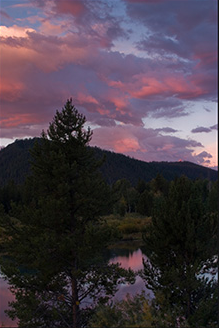
#> input picture Questoes_Segunda_Lista/Questão 4/1.PNG, 219 x 328 px
$ python questao4.py
#> lines starting #> are read from the running program, lines starting #| are printed output that depends on the picture
import numpy as np
import cv2 as cv
import matplotlib.pyplot as plt

def orbComForcaBruta(primeiraImagem,segundaImagem, qtdCorrespondencia):
#> called with primeiraImagem = '1.PNG', segundaImagem = '2.PNG', qtdCorrespondencia = 10
    img1 = cv.imread(primeiraImagem,cv.IMREAD_GRAYSCALE)
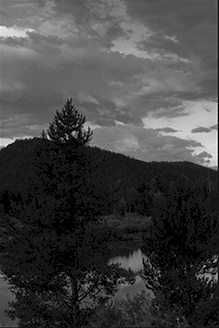
#> img1: shape (328, 219); min 0, max 241, mean 66.5
    img2 = cv.imread(segundaImagem,cv.IMREAD_GRAYSCALE)
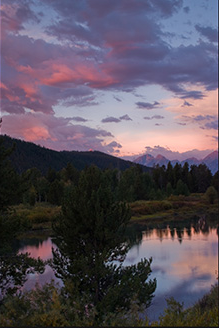
#> input picture Questoes_Segunda_Lista/Questão 4/2.PNG, 219 x 330 px
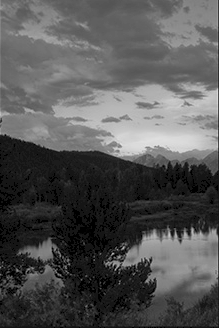
#> img2: shape (330, 219); min 0, max 255, mean 86
    orb = cv.ORB_create()
    kp1, des1 = orb.detectAndCompute(img1,None)
#> kp1 = 354 keypoints; strongest (x, y, size): (73, 132, 31), (48, 138, 31), (72, 132, 37.2), (88, 132, 31)
    kp2, des2 = orb.detectAndCompute(img2,None)
#> kp2 = 398 keypoints; strongest (x, y, size): (118, 264, 31), (114, 266, 31), (109, 264, 31), (148, 260, 31)
    bf = cv.BFMatcher(cv.NORM_HAMMING, crossCheck=True)
    matches = bf.match(des1,des2)
#> matches = 125 matches
    matches = sorted(matches, key = lambda x:x.distance)
    img3 = cv.drawMatches(img1,kp1,img2,kp2,matches[:qtdCorrespondencia],None,flags=cv.DrawMatchesFlags_NOT_DRAW_SINGLE_POINTS)
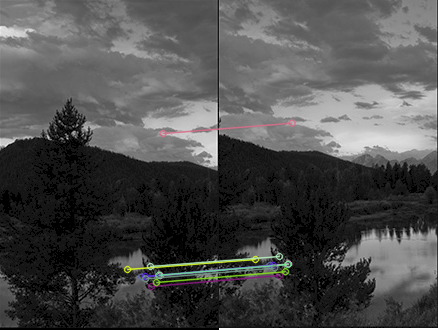
#> img3: shape (330, 438, 3); mean of channels 0, 1, 2 76.8, 77.2, 77.1; drawn as B, G, R
    plt.imshow(img3),plt.show()
    cv.imwrite(primeiraImagem+str(qtdCorrespondencia)+'-correspondencias-'+segundaImagem+'.png',img3)


filenames=['1.PNG', '2.PNG']
orbComForcaBruta(filenames[0], filenames[1], 10)
orbComForcaBruta(filenames[0], filenames[1], 3)
orbComForcaBruta(filenames[0], filenames[1], 20)
#> call 3 of orbComForcaBruta, with primeiraImagem = '1.PNG', segundaImagem = '2.PNG', qtdCorrespondencia = 20
#> in orbComForcaBruta (call 3), `img3 = cv.drawMatches(img1,kp1,img2,kp2,matches[:qtdCorrespondencia],N..`:
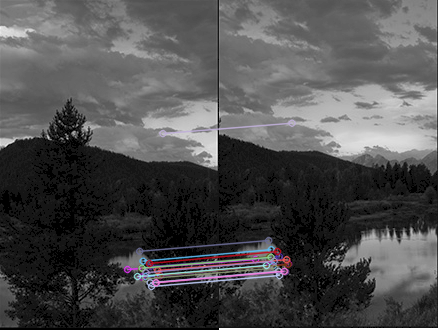
#> img3: shape (330, 438, 3); mean of channels 0, 1, 2 78.4, 77.7, 78.2; drawn as B, G, R
